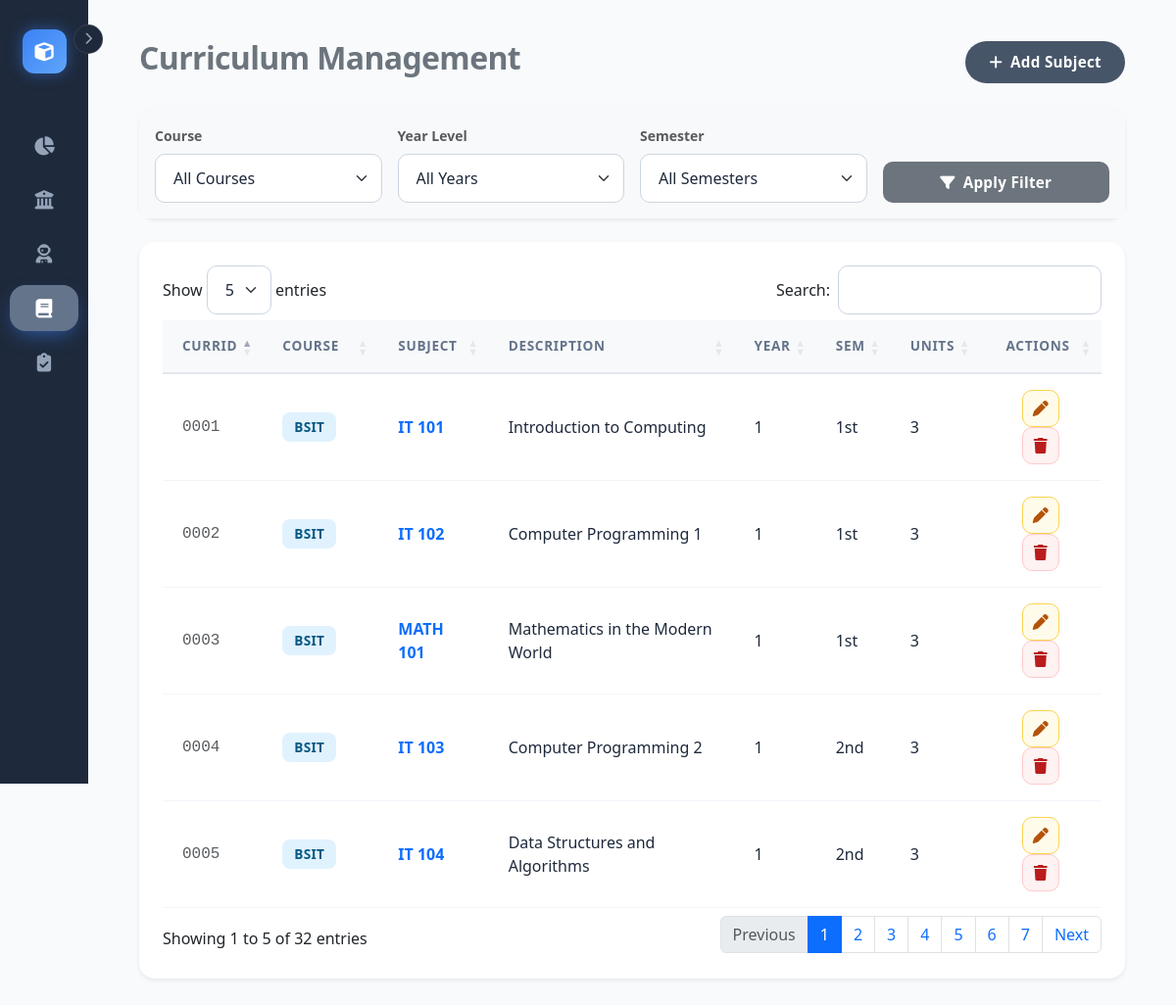
The page /pages/curriculum.php on the database its author committed.
### tables this page shows
CREATE TABLE `curriculum` (
  `CurriculumID` int(11) NOT NULL AUTO_INCREMENT,
  `courseID` int(11) DEFAULT NULL,
  `subject_code` varchar(20) NOT NULL,
  `description` text NOT NULL,
  `year_level` int(11) NOT NULL,
  `semester` varchar(20) NOT NULL,
  `units` int(11) NOT NULL DEFAULT 3,
  PRIMARY KEY (`CurriculumID`),
  KEY `courseID` (`courseID`),
  CONSTRAINT `curriculum_ibfk_1` FOREIGN KEY (`courseID`) REFERENCES `course` (`courseID`) ON DELETE SET NULL
);

CREATE TABLE `course` (
  `courseID` int(11) NOT NULL AUTO_INCREMENT,
  `course_code` varchar(20) NOT NULL,
  `description` varchar(100) NOT NULL,
  PRIMARY KEY (`courseID`)
);

### pages/curriculum.php (the view, shortened to what this page needs)
<?php
require '../config/db.php';
$sql = "SELECT cur.*, c.course_code FROM curriculum cur LEFT JOIN course c ON cur.courseID = c.courseID WHERE 1=1";
$params = [];
$sql .= " ORDER BY cur.year_level, cur.semester, cur.subject_code ASC";
try {
    $stmt = $pdo->prepare($sql);
    $stmt->execute($params);
    $subjects = $stmt->fetchAll();
} catch (PDOException $e) {
    $errorMsg = "Error fetching data: " . $e->getMessage();
}
?>
<?php include '../includes/sidebar.php'; ?>
<div class="container-fluid main-content">
    <div class="d-flex justify-content-between align-items-center mb-4">
        <h2 class="fw-bold text-secondary">Curriculum Management</h2>
        <button class="btn btn-primary rounded-pill px-4" data-bs-toggle="modal" data-bs-target="#addSubjectModal">
            <i class="fas fa-plus me-2"></i>Add Subject
        </button>
    </div>
    <div class="card border-0 shadow-sm mb-4">
        <div class="card-body bg-light rounded">
            <form method="GET" class="row g-3 align-items-end">
                <div class="col-md-3">
                    <label class="form-label fw-bold small text-muted">Course</label>
                    <select name="courseID" class="form-select">
                        <option value="">All Courses</option>
                    </select>
                </div>
                <div class="col-md-3">
                    <label class="form-label fw-bold small text-muted">Year Level</label>
                    <select name="year_level" class="form-select">
                        <option value="">All Years</option>
                    </select>
                </div>
                <div class="col-md-3">
                    <label class="form-label fw-bold small text-muted">Semester</label>
                    <select name="semester" class="form-select">
                        <option value="">All Semesters</option>
                    </select>
                </div>
                <div class="col-md-3">
                    <button type="submit" name="filter" value="1" class="btn btn-secondary w-100">
                        <i class="fas fa-filter me-2"></i>Apply Filter
                    </button>
                </div>
            </form>
        </div>
    </div>
    <div class="card border-0 shadow-sm p-4">
        <table id="curriculumTable" class="table table-hover align-middle">
            <thead class="bg-light text-secondary">
                <tr>
                    <th>CurrID</th> <th>Course</th> <th>SUBJECT</th> <th>Description</th>
                    <th>Year</th> <th>Sem</th> <th>Units</th> <th class="text-center">Actions</th>
                </tr>
            </thead>
            <tbody>
                <?php if (count($subjects) > 0): ?>
                    <?php foreach ($subjects as $s): ?>
                    <tr>
                        <td class="font-monospace text-muted small"><?php echo str_pad($s['CurriculumID'], 4, '0', STR_PAD_LEFT); ?></td>
                        <td><span class="badge bg-info text-dark"><?php echo htmlspecialchars($s['course_code'] ?? 'N/A'); ?></span></td>
                        <td class="fw-bold text-primary"><?php echo htmlspecialchars($s['subject_code']); ?></td>
                        <td><?php echo htmlspecialchars($s['description']); ?></td>
                        <td><?php echo $s['year_level']; ?></td>
                        <td><?php echo $s['semester']; ?></td>
                        <td><?php echo $s['units']; ?></td>
                        <td class="text-center">
                            <button type="button" class="btn btn-warning btn-sm edit-btn"
                                    data-id="<?php echo $s['CurriculumID']; ?>"
                                    data-courseid="<?php echo $s['courseID']; ?>"
                                    data-code="<?php echo htmlspecialchars($s['subject_code']); ?>"
                                    data-desc="<?php echo htmlspecialchars($s['description']); ?>"
                                    data-year="<?php echo $s['year_level']; ?>"
                                    data-sem="<?php echo $s['semester']; ?>"
                                    data-units="<?php echo $s['units']; ?>"
                                    data-bs-toggle="modal" data-bs-target="#editSubjectModal">
                                <i class="fas fa-pen"></i>
                            </button>
                            <form method="POST" class="d-inline delete-form">
                                <button type="button" class="btn btn-danger btn-sm delete-btn"><i class="fas fa-trash"></i></button>
                            </form>
                        </td>
                    </tr>
                    <?php endforeach; ?>
                <?php endif; ?>
            </tbody>
        </table>
    </div>
</div>
</body>
</html>

### includes/header_styles.php (style rules this page uses)
:root { --app-bg: #f8fafc; --sidebar-bg: #1e293b; --card-bg: #ffffff; --primary: #475569; --primary-hover: #334155; --accent: #64748b; --text-dark: #1e293b; --text-muted: #64748b; --success: #10b981; --warning: #f59e0b; --danger: #ef4444; --info: #3b82f6; --radius-lg: 16px; --radius-md: 10px; }
body { font-family: 'Segoe UI', Roboto, Helvetica, Arial, sans-serif; background-color: var(--app-bg); color: var(--text-dark); overflow-x: hidden; font-size: 16px; -webkit-font-smoothing: antialiased; }
h1, h2, h3, h4, h5, h6 { font-weight: 700 !important; letter-spacing: -0.02em; }
.card { background: var(--card-bg); border: 1px solid #e2e8f0; border-radius: var(--radius-lg); box-shadow: 0 4px 6px -1px rgba(0, 0, 0, 0.05), 0 2px 4px -1px rgba(0, 0, 0, 0.03); transition: transform 0.3s ease, box-shadow 0.3s ease; }
.table thead th { background-color: transparent; color: var(--text-muted); font-weight: 700; text-transform: uppercase; font-size: 0.85rem; letter-spacing: 0.05em; padding: 16px 20px; border-bottom: 2px solid #e2e8f0; }
.table tbody td { padding: 16px 20px; vertical-align: middle; color: var(--text-dark); border-bottom: 1px solid #f1f5f9; font-size: 1rem; font-weight: 500; }
.form-control, .form-select { background-color: #ffffff; border: 1px solid #cbd5e1; border-radius: var(--radius-md); padding: 12px 18px; font-size: 1rem; color: var(--text-dark); transition: all 0.2s; }
.btn { padding: 10px 24px; border-radius: var(--radius-md); font-weight: 600; letter-spacing: 0.02em; border: none; transition: all 0.2s; font-size: 0.95rem; }
.btn-primary { background-color: var(--primary); color: white; }
.btn-warning { background-color: #fffbeb; color: #b45309; border: 1px solid #fcd34d; }
.btn-danger { background-color: #fef2f2; color: #b91c1c; border: 1px solid #fecaca; }
.table .btn { width: 38px; height: 38px; padding: 0; display: inline-flex; align-items: center; justify-content: center; border-radius: 10px; margin: 0 4px; font-size: 1rem; }
.badge { font-weight: 600; padding: 8px 12px; border-radius: 8px; border: none !important; font-size: 0.85rem; letter-spacing: 0.02em; }
.badge.bg-info { background-color: #e0f2fe !important; color: #075985 !important; }

### rows shown on the page
curriculum: CurriculumID "0001", courseID.course_code "BSIT", subject_code "IT 101", description "Introduction to Computing", year_level "1", semester "1st", units "3"
curriculum: CurriculumID "0002", courseID.course_code "BSIT", subject_code "IT 102", description "Computer Programming 1", year_level "1", semester "1st", units "3"
curriculum: CurriculumID "0003", courseID.course_code "BSIT", subject_code "MATH 101", description "Mathematics in the Modern World", year_level "1", semester "1st", units "3"
curriculum: CurriculumID "0004", courseID.course_code "BSIT", subject_code "IT 103", description "Computer Programming 2", year_level "1", semester "2nd", units "3"
curriculum: CurriculumID "0005", courseID.course_code "BSIT", subject_code "IT 104", description "Data Structures and Algorithms", year_level "1", semester "2nd", units "3"
